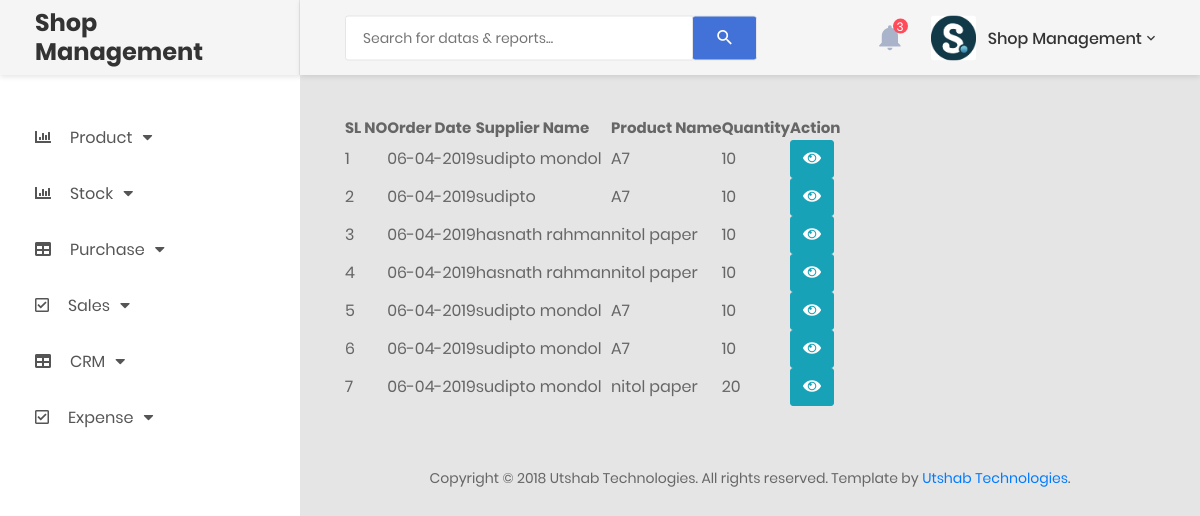
Page /sales_report.php (signed in) on the committed database.
### tables this page shows
CREATE TABLE `sales` (
  `id` int(11) NOT NULL,
  `pid` varchar(11) NOT NULL,
  `order_date` date NOT NULL,
  `cust_name` varchar(100) NOT NULL,
  `pro_name` varchar(100) NOT NULL,
  `qty` varchar(50) NOT NULL,
  `unit_type` varchar(50) NOT NULL,
  `p_unit_price` varchar(11) NOT NULL,
  `price` varchar(50) NOT NULL,
  `sub_total` varchar(50) NOT NULL,
  `discount` varchar(50) NOT NULL,
  `net_total` varchar(50) NOT NULL,
  `paid` varchar(50) NOT NULL,
  `due` varchar(50) NOT NULL,
  `p_l` varchar(200) NOT NULL
);

### sales_report.php (the view, shortened to what this page needs)
<?php
include 'include/header.php' ;
require_once('include/db_connect.php');
$user_id=$_SESSION['user_id'];
?>
            <div class="main-content">
                <div class="section__content section__content--p30">
                    <div class="container-fluid">
                                <div class="container col-md-12">
                                    <div class="row table-responsive m-b-40">
                                        <table id="example" class="display" >
                                            <thead>
                                                <tr>
                                                    <th>SL NO</th>
                                                    <th>Order Date</th>
                                                    <th>Supplier Name</th>
                                                    <th>Product Name</th>
                                                    <th>Quantity</th>
                                                   <?php
                                                   if($user_id == 0){
                                                    echo ' <th colspan="3"> Action</th>';
                                                   }else{
                                                    echo ' <th > Action</th>';
                                                   }
                                                    ?>
                                                </tr>
                                            </thead>
                                                <?php
                                                        $counter=0;
                                                        $query="select * from sales order by id DESC";
                                                        $query_run=mysqli_query($connect, $query);
                                                        while($row=mysqli_fetch_array($query_run)){
                                                            $counter++;
                                                        ?>
                                                    <tr>
                                                        <td ><?php echo $counter; ?></td>
                                                        <td ><?php echo date("d-m-Y", strtotime($row['order_date']));?></td>
                                                        <td><?php echo $row['cust_name']; ?></td>
                                                        <td><?php echo $row['pro_name']; ?></td>
                                                        <td><?php echo $row['qty']; ?></td>
                                                        <?php
                                                        if($user_id == 0){
                                                            echo '<td><a href="inc.process/view_sales_details.php?id='.$row['id'].'"><button type="button" class="btn btn-info"><i class="fas fa-eye"></i></button></a></td>';
                                                            echo '<td><a href="inc.process/edit_sales_report_process.php?id='.$row['id'].'"><button type="button" class="btn btn-success"><i class="fas fa-edit"></i></button></a></td>';
                                                            echo '<td><a href="inc.process/delete_sales_report.php?id='.$row['id'].'"><button type="button" class="btn btn-danger"><i class="fas fa-trash-alt"></i></button></a></td>';
                                                        }else{
                                                            echo '<td><a href="inc.process/view_sales_details.php?id='.$row['id'].'"><button type="button" class="btn btn-info"><i class="fas fa-eye"></i></button></a></td>';
                                                        }
                                                        ?>
                                                    <?php
                                                    } ?>
                                                    </tr>
                                            </table>
                                    </div>
                                </div>
                        <div class="row">
                            <div class="col-md-12">
                                <div class="copyright">
                                    <p>Copyright © 2018 Utshab Technologies. All rights reserved. Template by <a href="https://colorlib.com">Utshab Technologies</a>.</p>
                                </div>
                            </div>
                        </div>
                    </div>
                </div>
            </div>
        </div>
    </div>
    <?php require 'include/footer.php' ?>

### sales_report.php (style rules this page uses)
th { font-size: 15px; }

### rows in the picture
sales: order_date "06-04-2019", cust_name "sudipto mondol", pro_name "A7", qty "10"
sales: order_date "06-04-2019", cust_name "sudipto", pro_name "A7", qty "10"
sales: order_date "06-04-2019", cust_name "hasnath rahman", pro_name "nitol paper", qty "10"
sales: order_date "06-04-2019", cust_name "hasnath rahman", pro_name "nitol paper", qty "10"
sales: order_date "06-04-2019", cust_name "sudipto mondol", pro_name "A7", qty "10"
sales: order_date "06-04-2019", cust_name "sudipto mondol", pro_name "A7", qty "10"
sales: order_date "06-04-2019", cust_name "sudipto mondol", pro_name "nitol paper", qty "20"
